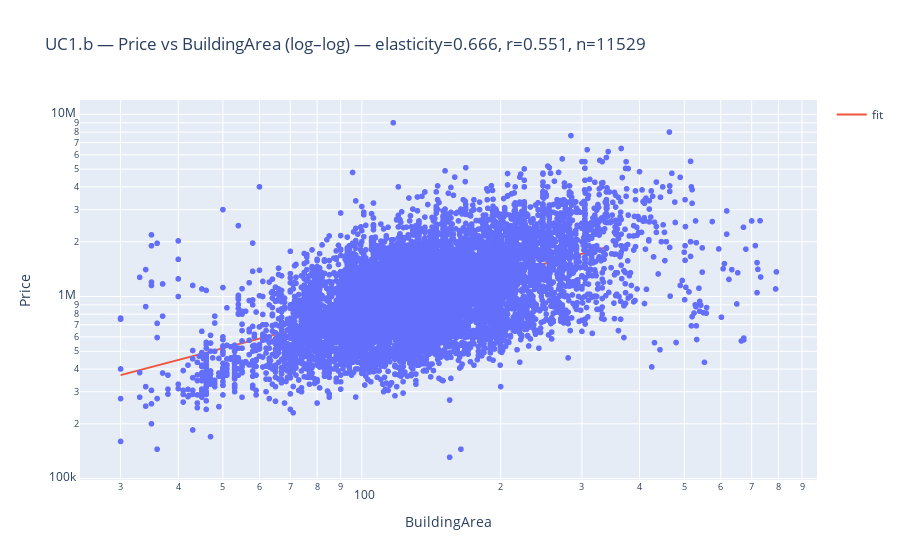

Notebook source saved alongside this figure:
### Code cell
import plotly.graph_objects as go
x = df["BuildingArea"].values; y = df["Price"].values
mask = df["BuildingArea"].between(30, 800) & (df["Price"]>0)
lx,ly = np.log(x[mask]), np.log(y[mask])
k,b = np.polyfit(lx,ly,1); r = np.corrcoef(lx,ly)[0,1]; n = lx.size
xx = np.linspace(x[mask].min(), np.percentile(x[mask],98), 200)
yy = np.exp(k*np.log(xx)+b)
print(f"elasticity={k:.3f}, corr={r:.3f}, n={n}")


dfp = pd.DataFrame({"BuildingArea": x[mask], "Price": y[mask]})
fig = px.scatter(dfp, x="BuildingArea", y="Price",
                 title=f"UC1.b — Price vs BuildingArea (log–log) — elasticity={k:.3f}, r={r:.3f}, n={n}")
fig.add_trace(go.Scatter(x=xx, y=yy, mode="lines", name="fit"))
fig.update_xaxes(type="log", title_text="BuildingArea")
fig.update_yaxes(type="log", title_text="Price")
fig.show()

### Figure 1 — Plotly figure (JSON) as saved in the notebook; plotly's stock layout.template omitted (floating-point values rounded to 4 significant figures; data arrays with more than 128 entries replaced by an {"elided": "..."} marker saying what was removed)
{"data": [{"hovertemplate": "BuildingArea=%{x}<br>Price=%{y}<extra></extra>", "legendgroup": "", "marker": {"color": "#636efa", "symbol": "circle"}, "mode": "markers", "name": "", "showlegend": false, "type": "scattergl", "x": {"elided": "11529 float values"}, "xaxis": "x", "y": {"elided": "11529 int values"}, "yaxis": "y"}, {"mode": "lines", "name": "fit", "type": "scatter", "x": {"elided": "200 float values"}, "y": {"elided": "200 float values"}}], "layout": {"legend": {"tracegroupgap": 0}, "title": {"text": "UC1.b — Price vs BuildingArea (log–log) — elasticity=0.666, r=0.551, n=11529"}, "xaxis": {"anchor": "y", "domain": [0, 1], "title": {"text": "BuildingArea"}, "type": "log"}, "yaxis": {"anchor": "x", "domain": [0, 1], "title": {"text": "Price"}, "type": "log"}}}
